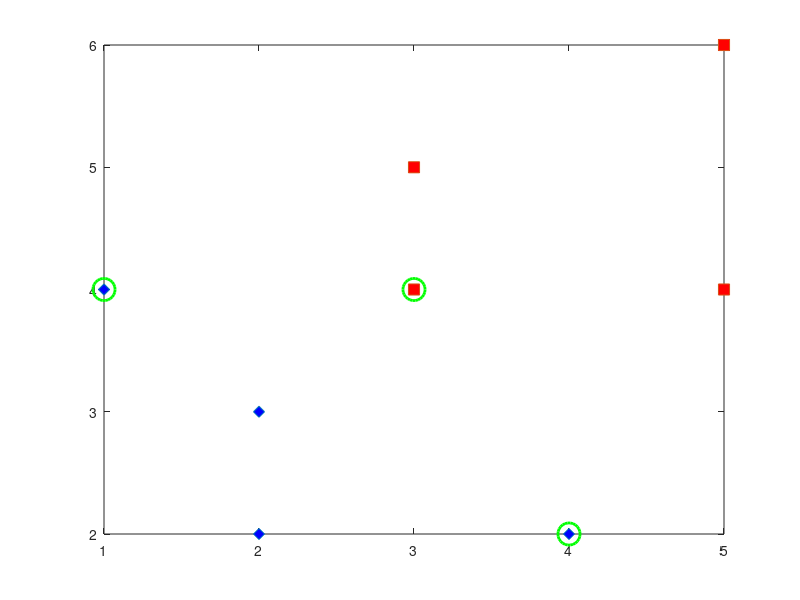

Here is the MATLAB script that generated this plot:
# Cargamos los datos de entrenamiento
load data/mini/trSep.dat;          # Muestras entrenamiento (separable)
load data/mini/trSeplabels.dat     # Etiquetas entrenamiento (separable)

N = rows(tr);

# El tipo de kernel "-t 0" corresponde al tipo lineal
# Res es un tipo estructurado que contiene, entre otros:
#   los parámetros del modelo
#   los ı́ndices de los vectores que han resultado ser vectores soporte
#   el multiplicador de Lagrange
res = svmtrain(trlabels, tr, '-t 0 -c 1');

# Representación gráfica de las muestras que nos permite observar 
# que no son linealmente separables
plot(tr(trlabels==1,1),
tr(trlabels==1,2),"d","markersize",8,"markerfacecolor","b",
tr(trlabels==2,1),
tr(trlabels==2,2),"s","markersize",8,"markerfacecolor","r");
pause(2);

vectores_soporte = res.sv_indices;

# Representación gráfica de las muestras junto a los vectores soporte
plot(tr(trlabels==1,1),
     tr(trlabels==1,2),"d","markersize",8,"markerfacecolor","b",
     tr(trlabels==2,1),
     tr(trlabels==2,2),"s","markersize",8,"markerfacecolor","r",
     tr(vectores_soporte,1),
     tr(vectores_soporte,2),"og","markersize",16,"linewidth", 2);
